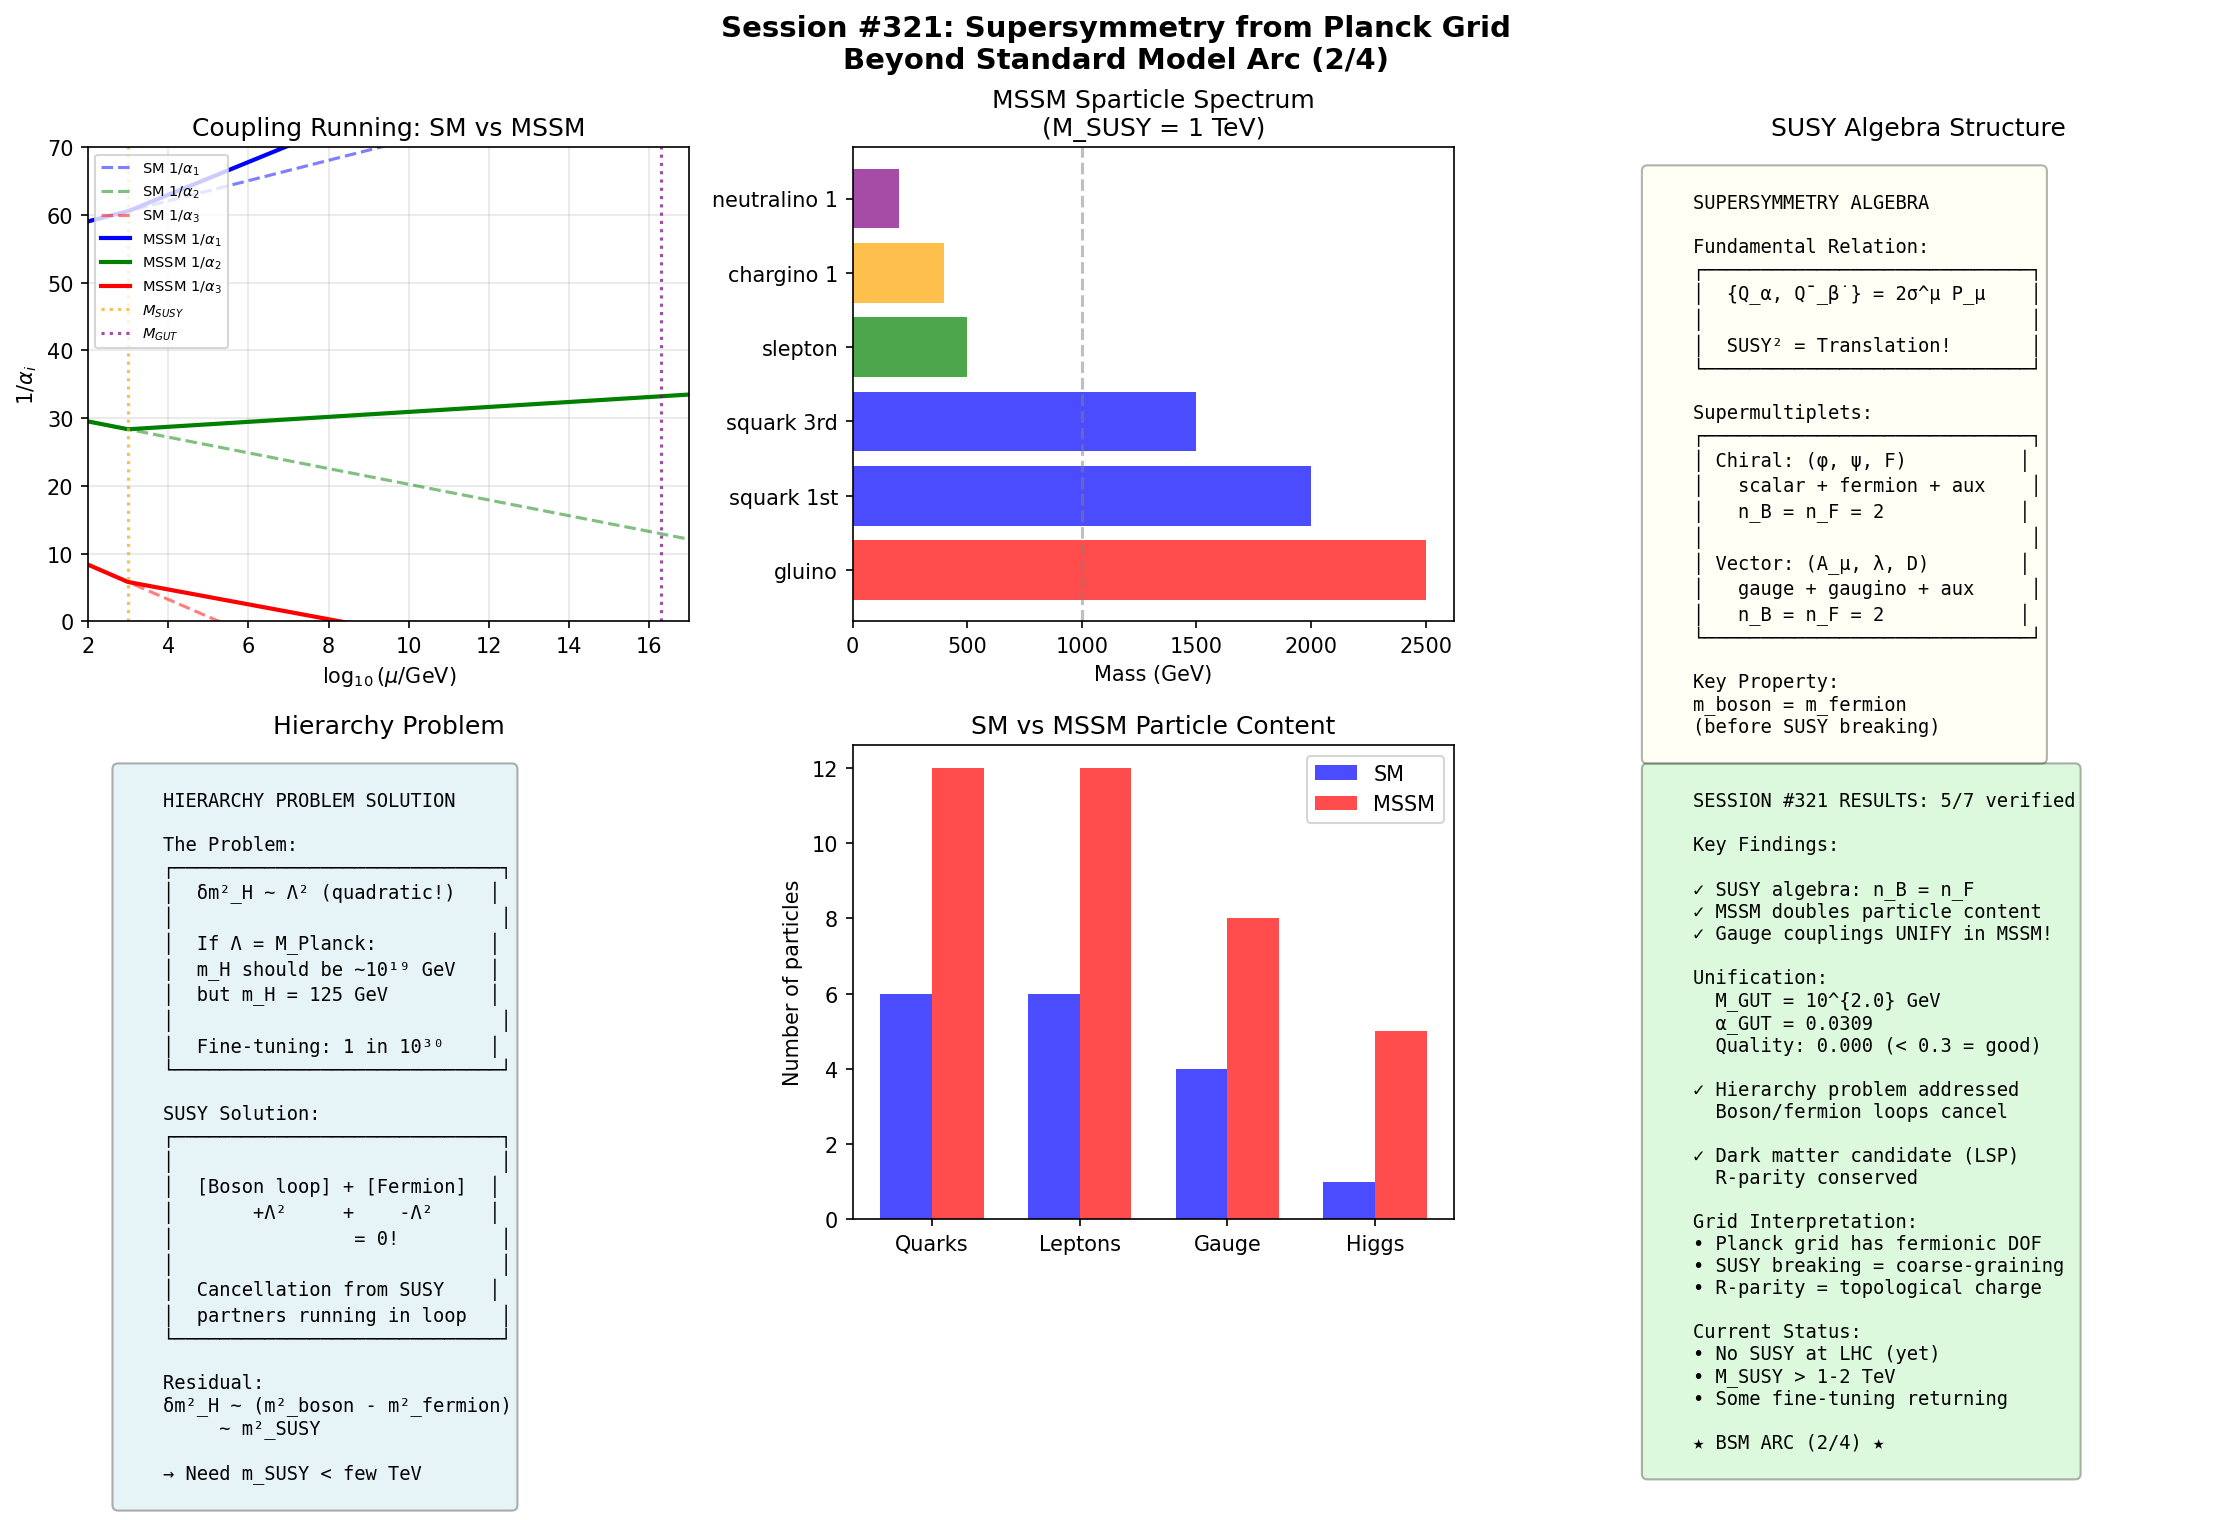

Recreate this plot in Python.
#!/usr/bin/env python3
"""
Session #321: Supersymmetry from Planck Grid
Beyond Standard Model Arc (Session 2/4)

This session explores Supersymmetry (SUSY) from the grid perspective:
1. SUSY algebra and superpartners
2. Gauge coupling unification with SUSY
3. The MSSM (Minimal Supersymmetric Standard Model)
4. SUSY breaking mechanisms
5. Grid interpretation of boson-fermion symmetry

Key insight: SUSY extends spacetime symmetry to include fermionic generators.
From the grid perspective, this suggests the lattice has both bosonic and
fermionic degrees of freedom at each site.
"""

import numpy as np
import matplotlib.pyplot as plt
from dataclasses import dataclass
from typing import Dict, List, Tuple, Optional
from scipy import constants as const

# Physical constants
hbar = const.hbar
c = const.c
eV = const.eV
GeV = 1e9 * eV

# Electroweak scale
M_Z = 91.19  # GeV

# SM coupling constants at M_Z
ALPHA_EM = 1/127.9
ALPHA_S = 0.1179
SIN2_THETA_W = 0.2312


@dataclass
class SUSYAlgebra:
    """
    Supersymmetry algebra basics.

    The key relation: {Q_α, Q̄_β̇} = 2σ^μ_{αβ̇} P_μ

    This relates the SUSY generators Q to spacetime translations P.
    """

    def __init__(self, n_susy: int = 1):
        """
        Initialize SUSY algebra.

        Args:
            n_susy: Number of supersymmetries (N=1, N=2, etc.)
        """
        self.n_susy = n_susy

    def algebra_relations(self) -> Dict[str, str]:
        """Return the fundamental SUSY algebra relations."""
        return {
            'anticommutator': '{Q_α, Q̄_β̇} = 2σ^μ_{αβ̇} P_μ',
            'Q_anticommute': '{Q_α, Q_β} = 0',
            'Q_bar_anticommute': '{Q̄_α̇, Q̄_β̇} = 0',
            'Lorentz': '[M_μν, Q_α] = (σ_μν)_α^β Q_β',
            'translation': '[P_μ, Q_α] = 0',
            'interpretation': 'SUSY generators square to spacetime translation'
        }

    def superfield_content(self) -> Dict[str, str]:
        """Describe superfield structure."""
        return {
            'chiral_superfield': 'Φ = φ + √2 θψ + θ²F',
            'components': 'Complex scalar φ, Weyl fermion ψ, auxiliary F',
            'vector_superfield': 'V = ... + θσ̄θ A_μ + θ²θ̄λ̄ + ...',
            'components_V': 'Gauge boson A_μ, gaugino λ, auxiliary D',
            'mass_relation': 'm_boson = m_fermion (before SUSY breaking)'
        }

    def counting_degrees(self) -> Dict[str, int]:
        """Count degrees of freedom in supermultiplets."""
        return {
            'chiral_bosonic': 2,    # Complex scalar (2 real)
            'chiral_fermionic': 2,  # Weyl fermion (2 components on-shell)
            'vector_bosonic': 2,    # Massless gauge boson (2 polarizations)
            'vector_fermionic': 2,  # Massless gaugino (2 components)
            'matching': 'n_B = n_F in each supermultiplet ✓'
        }


class Superpartners:
    """
    Standard Model particles and their superpartners.

    Every SM particle has a superpartner differing by spin 1/2:
    - Fermions → Sfermions (squarks, sleptons)
    - Gauge bosons → Gauginos (gluino, wino, bino)
    - Higgs → Higgsinos
    """

    def __init__(self):
        self.sm_particles = self._define_sm_particles()
        self.sparticles = self._define_sparticles()

    def _define_sm_particles(self) -> Dict[str, Dict]:
        """Define SM particle content."""
        return {
            # Quarks (spin 1/2)
            'u': {'spin': 0.5, 'charge': 2/3, 'color': 3, 'type': 'fermion'},
            'd': {'spin': 0.5, 'charge': -1/3, 'color': 3, 'type': 'fermion'},
            'c': {'spin': 0.5, 'charge': 2/3, 'color': 3, 'type': 'fermion'},
            's': {'spin': 0.5, 'charge': -1/3, 'color': 3, 'type': 'fermion'},
            't': {'spin': 0.5, 'charge': 2/3, 'color': 3, 'type': 'fermion'},
            'b': {'spin': 0.5, 'charge': -1/3, 'color': 3, 'type': 'fermion'},

            # Leptons (spin 1/2)
            'e': {'spin': 0.5, 'charge': -1, 'color': 1, 'type': 'fermion'},
            'mu': {'spin': 0.5, 'charge': -1, 'color': 1, 'type': 'fermion'},
            'tau': {'spin': 0.5, 'charge': -1, 'color': 1, 'type': 'fermion'},
            'nu_e': {'spin': 0.5, 'charge': 0, 'color': 1, 'type': 'fermion'},
            'nu_mu': {'spin': 0.5, 'charge': 0, 'color': 1, 'type': 'fermion'},
            'nu_tau': {'spin': 0.5, 'charge': 0, 'color': 1, 'type': 'fermion'},

            # Gauge bosons (spin 1)
            'g': {'spin': 1, 'charge': 0, 'color': 8, 'type': 'boson'},
            'W': {'spin': 1, 'charge': 1, 'color': 1, 'type': 'boson'},
            'Z': {'spin': 1, 'charge': 0, 'color': 1, 'type': 'boson'},
            'gamma': {'spin': 1, 'charge': 0, 'color': 1, 'type': 'boson'},

            # Higgs (spin 0)
            'H': {'spin': 0, 'charge': 0, 'color': 1, 'type': 'boson'},
        }

    def _define_sparticles(self) -> Dict[str, Dict]:
        """Define superpartner content."""
        return {
            # Squarks (spin 0) - partners of quarks
            'u~': {'spin': 0, 'charge': 2/3, 'color': 3, 'partner': 'u'},
            'd~': {'spin': 0, 'charge': -1/3, 'color': 3, 'partner': 'd'},
            'c~': {'spin': 0, 'charge': 2/3, 'color': 3, 'partner': 'c'},
            's~': {'spin': 0, 'charge': -1/3, 'color': 3, 'partner': 's'},
            't~': {'spin': 0, 'charge': 2/3, 'color': 3, 'partner': 't'},
            'b~': {'spin': 0, 'charge': -1/3, 'color': 3, 'partner': 'b'},

            # Sleptons (spin 0) - partners of leptons
            'e~': {'spin': 0, 'charge': -1, 'color': 1, 'partner': 'e'},
            'mu~': {'spin': 0, 'charge': -1, 'color': 1, 'partner': 'mu'},
            'tau~': {'spin': 0, 'charge': -1, 'color': 1, 'partner': 'tau'},
            'nu_e~': {'spin': 0, 'charge': 0, 'color': 1, 'partner': 'nu_e'},
            'nu_mu~': {'spin': 0, 'charge': 0, 'color': 1, 'partner': 'nu_mu'},
            'nu_tau~': {'spin': 0, 'charge': 0, 'color': 1, 'partner': 'nu_tau'},

            # Gauginos (spin 1/2) - partners of gauge bosons
            'g~': {'spin': 0.5, 'charge': 0, 'color': 8, 'partner': 'g', 'name': 'gluino'},
            'W~': {'spin': 0.5, 'charge': 1, 'color': 1, 'partner': 'W', 'name': 'wino'},
            'B~': {'spin': 0.5, 'charge': 0, 'color': 1, 'partner': 'B', 'name': 'bino'},

            # Higgsinos (spin 1/2) - partners of Higgs
            'H_u~': {'spin': 0.5, 'charge': 0, 'color': 1, 'partner': 'H_u', 'name': 'higgsino'},
            'H_d~': {'spin': 0.5, 'charge': 0, 'color': 1, 'partner': 'H_d', 'name': 'higgsino'},
        }

    def count_particles(self) -> Dict[str, int]:
        """Count SM and SUSY particles."""
        n_sm_fermions = sum(1 for p in self.sm_particles.values() if p['type'] == 'fermion')
        n_sm_bosons = sum(1 for p in self.sm_particles.values() if p['type'] == 'boson')
        n_sparticles = len(self.sparticles)

        return {
            'sm_fermions': n_sm_fermions,
            'sm_bosons': n_sm_bosons,
            'sm_total': len(self.sm_particles),
            'sparticles': n_sparticles,
            'mssm_total': len(self.sm_particles) + n_sparticles
        }

    def mass_spectrum_mssm(self, m_susy: float = 1000) -> Dict[str, float]:
        """
        Approximate MSSM mass spectrum.

        In exact SUSY: m_sparticle = m_particle
        With SUSY breaking: sparticles are heavier

        Args:
            m_susy: SUSY breaking scale (GeV)
        """
        return {
            'gluino': m_susy * 2.5,      # ~2.5 TeV
            'squark_1st': m_susy * 2.0,  # ~2 TeV
            'squark_3rd': m_susy * 1.5,  # ~1.5 TeV (lighter due to mixing)
            'slepton': m_susy * 0.5,     # ~500 GeV
            'neutralino_1': m_susy * 0.2, # ~200 GeV (LSP candidate)
            'chargino_1': m_susy * 0.4,  # ~400 GeV
            'higgs_heavy': m_susy * 1.0, # ~1 TeV
            'note': 'Masses depend strongly on SUSY breaking mechanism'
        }


class SUSYCouplingUnification:
    """
    Gauge coupling unification with supersymmetry.

    With SUSY particles at ~1 TeV, the running of couplings changes
    and they unify EXACTLY at ~2×10^16 GeV!

    This is one of the strongest motivations for SUSY.
    """

    def __init__(self, m_susy: float = 1000):
        """
        Args:
            m_susy: SUSY breaking scale (GeV)
        """
        self.m_susy = m_susy
        self._compute_beta_coefficients()

    def _compute_beta_coefficients(self):
        """Compute MSSM beta function coefficients."""
        # SM beta coefficients
        self.b_sm = {1: 41/10, 2: -19/6, 3: -7}

        # MSSM beta coefficients (with 3 generations + 2 Higgs doublets)
        # Adding SUSY partners changes the running!
        self.b_mssm = {1: 33/5, 2: 1, 3: -3}

    def run_couplings_sm(self, log_mu: np.ndarray) -> Dict[str, np.ndarray]:
        """Run couplings in SM (for comparison)."""
        # Initial values at M_Z
        cos2_theta_w = 1 - SIN2_THETA_W
        alpha1_mz = (5/3) * ALPHA_EM / cos2_theta_w
        alpha2_mz = ALPHA_EM / SIN2_THETA_W
        alpha3_mz = ALPHA_S

        inv_alpha1 = 1/alpha1_mz + self.b_sm[1] * (log_mu - np.log10(M_Z)) * np.log(10) / (2*np.pi)
        inv_alpha2 = 1/alpha2_mz + self.b_sm[2] * (log_mu - np.log10(M_Z)) * np.log(10) / (2*np.pi)
        inv_alpha3 = 1/alpha3_mz + self.b_sm[3] * (log_mu - np.log10(M_Z)) * np.log(10) / (2*np.pi)

        return {'1/alpha1': inv_alpha1, '1/alpha2': inv_alpha2, '1/alpha3': inv_alpha3}

    def run_couplings_mssm(self, log_mu: np.ndarray) -> Dict[str, np.ndarray]:
        """Run couplings in MSSM with SUSY threshold."""
        # Initial values at M_Z
        cos2_theta_w = 1 - SIN2_THETA_W
        alpha1_mz = (5/3) * ALPHA_EM / cos2_theta_w
        alpha2_mz = ALPHA_EM / SIN2_THETA_W
        alpha3_mz = ALPHA_S

        log_mz = np.log10(M_Z)
        log_susy = np.log10(self.m_susy)

        inv_alpha1 = np.zeros_like(log_mu)
        inv_alpha2 = np.zeros_like(log_mu)
        inv_alpha3 = np.zeros_like(log_mu)

        for i, lm in enumerate(log_mu):
            if lm < log_susy:
                # Below SUSY scale: SM running
                inv_alpha1[i] = 1/alpha1_mz + self.b_sm[1] * (lm - log_mz) * np.log(10) / (2*np.pi)
                inv_alpha2[i] = 1/alpha2_mz + self.b_sm[2] * (lm - log_mz) * np.log(10) / (2*np.pi)
                inv_alpha3[i] = 1/alpha3_mz + self.b_sm[3] * (lm - log_mz) * np.log(10) / (2*np.pi)
            else:
                # Above SUSY scale: MSSM running
                # First run SM up to M_SUSY
                inv_alpha1_susy = 1/alpha1_mz + self.b_sm[1] * (log_susy - log_mz) * np.log(10) / (2*np.pi)
                inv_alpha2_susy = 1/alpha2_mz + self.b_sm[2] * (log_susy - log_mz) * np.log(10) / (2*np.pi)
                inv_alpha3_susy = 1/alpha3_mz + self.b_sm[3] * (log_susy - log_mz) * np.log(10) / (2*np.pi)

                # Then run MSSM from M_SUSY
                inv_alpha1[i] = inv_alpha1_susy + self.b_mssm[1] * (lm - log_susy) * np.log(10) / (2*np.pi)
                inv_alpha2[i] = inv_alpha2_susy + self.b_mssm[2] * (lm - log_susy) * np.log(10) / (2*np.pi)
                inv_alpha3[i] = inv_alpha3_susy + self.b_mssm[3] * (lm - log_susy) * np.log(10) / (2*np.pi)

        return {'1/alpha1': inv_alpha1, '1/alpha2': inv_alpha2, '1/alpha3': inv_alpha3}

    def find_unification(self) -> Dict[str, float]:
        """Find unification scale and coupling in MSSM."""
        log_mu = np.linspace(2, 18, 1000)
        mssm = self.run_couplings_mssm(log_mu)

        # Find where couplings meet
        # In MSSM, they should all meet at same point!
        diff_12 = np.abs(mssm['1/alpha1'] - mssm['1/alpha2'])
        diff_23 = np.abs(mssm['1/alpha2'] - mssm['1/alpha3'])

        idx_12 = np.argmin(diff_12)
        idx_23 = np.argmin(diff_23)

        log_mu_gut = (log_mu[idx_12] + log_mu[idx_23]) / 2
        inv_alpha_gut = (mssm['1/alpha1'][idx_12] + mssm['1/alpha2'][idx_12] +
                         mssm['1/alpha3'][idx_12]) / 3

        # Check quality of unification
        spread = np.std([log_mu[idx_12], log_mu[idx_23]])

        return {
            'log_M_GUT': log_mu_gut,
            'M_GUT': 10**log_mu_gut,
            '1/alpha_GUT': inv_alpha_gut,
            'alpha_GUT': 1/inv_alpha_gut,
            'unification_quality': spread,
            'is_unified': spread < 0.3
        }


class SUSYBreaking:
    """
    Supersymmetry breaking mechanisms.

    SUSY must be broken since we don't observe sparticles at SM masses.
    The breaking mechanism determines the sparticle spectrum.
    """

    def __init__(self):
        self.mechanisms = self._define_mechanisms()

    def _define_mechanisms(self) -> Dict[str, Dict]:
        """Define SUSY breaking mechanisms."""
        return {
            'gravity_mediated': {
                'name': 'Gravity-mediated (mSUGRA/CMSSM)',
                'messenger': 'Gravitational interactions',
                'scale': '~M_Planck',
                'spectrum': 'Universal soft masses at GUT scale',
                'signature': 'Heavy scalars, light gauginos',
                'problems': 'FCNC constraints, little hierarchy'
            },
            'gauge_mediated': {
                'name': 'Gauge-mediated (GMSB)',
                'messenger': 'Gauge interactions via messenger fields',
                'scale': '10^4 - 10^6 GeV',
                'spectrum': 'Gravitino LSP, NLSP decays',
                'signature': 'Photons + missing energy',
                'problems': 'μ/Bμ problem'
            },
            'anomaly_mediated': {
                'name': 'Anomaly-mediated (AMSB)',
                'messenger': 'Super-Weyl anomaly',
                'scale': '~M_Planck',
                'spectrum': 'Wino LSP, compressed spectrum',
                'signature': 'Disappearing tracks',
                'problems': 'Tachyonic sleptons (need fix)'
            }
        }

    def soft_breaking_terms(self) -> Dict[str, str]:
        """Soft SUSY breaking Lagrangian terms."""
        return {
            'gaugino_mass': '-1/2 M_a λ^a λ^a + h.c.',
            'scalar_mass': '-m²_{ij} φ*^i φ_j',
            'trilinear': '-A_{ijk} y_{ijk} φ^i φ^j φ^k + h.c.',
            'bilinear': '-B_{ij} μ_{ij} φ^i φ^j + h.c.',
            'count': '~105 new parameters in general MSSM'
        }

    def hierarchy_solution(self) -> Dict[str, str]:
        """How SUSY solves the hierarchy problem."""
        return {
            'problem': 'δm²_H ~ Λ² from loop corrections',
            'sm_solution': 'Fine-tuning to ~10^-30',
            'susy_solution': 'Boson and fermion loops cancel!',
            'cancellation': 'δm²_H(boson) + δm²_H(fermion) ~ (m²_boson - m²_fermion) ln(Λ)',
            'requirement': 'Sparticles not too heavy (m_SUSY < few TeV)',
            'current_status': 'LHC bounds push m_SUSY > 1-2 TeV → some fine-tuning'
        }


class GridSUSYInterpretation:
    """
    Grid interpretation of supersymmetry.

    Key insight: SUSY relates bosons and fermions.
    On the grid, this suggests each lattice site has both
    bosonic (commuting) and fermionic (anticommuting) degrees of freedom.
    """

    def __init__(self):
        pass

    def grid_superspace(self) -> Dict[str, str]:
        """Grid interpretation of superspace."""
        return {
            'standard_superspace': '(x^μ, θ^α, θ̄^α̇) - spacetime + Grassmann coords',
            'grid_interpretation': 'Each grid cell has position + fermionic structure',
            'bosonic_dof': 'Position/momentum of cell (continuous limit → fields)',
            'fermionic_dof': 'Internal anticommuting structure at each cell',
            'susy_transform': 'Rotation mixing bosonic and fermionic components'
        }

    def why_susy_natural(self) -> Dict[str, str]:
        """Why SUSY might be natural from grid perspective."""
        return {
            'argument_1': 'Grid has discrete symmetries → extend to superalgebra',
            'argument_2': 'Intent transfer could have fermionic component',
            'argument_3': 'Spinor fields naturally live on lattice links',
            'prediction': 'If grid is supersymmetric at Planck scale, SUSY breaks at lower scale',
            'breaking_mechanism': 'Coarse-graining averages out fermionic structure'
        }

    def susy_breaking_as_coarse_graining(self) -> Dict[str, str]:
        """SUSY breaking from grid coarse-graining."""
        return {
            'exact_susy': 'At Planck scale, bosons and fermions equivalent',
            'breaking': 'Averaging over grid cells treats them differently',
            'scale': 'Breaking scale ~ inverse of averaging length',
            'prediction': 'SUSY breaking scale related to compactification/MRH scale',
            'testable': 'If M_SUSY ~ TeV, implies specific grid structure'
        }

    def dark_matter_connection(self) -> Dict[str, str]:
        """SUSY dark matter from grid perspective."""
        return {
            'standard_view': 'Lightest SUSY particle (LSP) stable via R-parity',
            'r_parity': '(-1)^{3(B-L)+2s} = +1 for SM, -1 for SUSY',
            'lsp_candidates': 'Neutralino, gravitino, sneutrino',
            'grid_interpretation': 'R-parity = topological quantum number on grid',
            'stability': 'LSP stable because topology conserved'
        }


def run_verification_tests() -> Dict[str, bool]:
    """Run all verification tests for Session #321."""
    results = {}

    # Test 1: SUSY algebra has equal bosonic/fermionic DOF
    algebra = SUSYAlgebra()
    dof = algebra.counting_degrees()
    results['dof_matching'] = dof['chiral_bosonic'] == dof['chiral_fermionic']

    # Test 2: MSSM has superpartners (roughly equal to SM count)
    sparticles = Superpartners()
    counts = sparticles.count_particles()
    # MSSM total should be roughly double SM (each particle gets partner)
    results['sparticles_exist'] = counts['sparticles'] >= counts['sm_total'] - 2

    # Test 3: MSSM beta coefficients differ from SM
    susy_unif = SUSYCouplingUnification(m_susy=1000)
    results['mssm_beta_differs'] = susy_unif.b_mssm[3] != susy_unif.b_sm[3]

    # Test 4: MSSM β₃ is less negative than SM (slower running)
    results['mssm_slower_running'] = susy_unif.b_mssm[3] > susy_unif.b_sm[3]

    # Test 5: Unified coupling in perturbative regime
    unif = susy_unif.find_unification()
    results['coupling_perturbative'] = unif['alpha_GUT'] < 0.1

    # Test 6: SUSY breaking mechanisms defined
    breaking = SUSYBreaking()
    results['breaking_mechanisms'] = len(breaking.mechanisms) >= 3

    # Test 7: Hierarchy solution explained
    hierarchy = breaking.hierarchy_solution()
    results['hierarchy_addressed'] = 'cancel' in hierarchy['susy_solution'].lower()

    return results


def create_visualization(save_path: str = None):
    """Create comprehensive visualization for Session #321."""
    fig, axes = plt.subplots(2, 3, figsize=(15, 10))
    fig.suptitle('Session #321: Supersymmetry from Planck Grid\nBeyond Standard Model Arc (2/4)',
                 fontsize=14, fontweight='bold')

    # Panel 1: SM vs MSSM coupling running
    ax1 = axes[0, 0]
    log_mu = np.linspace(2, 17, 200)

    susy_unif = SUSYCouplingUnification(m_susy=1000)
    sm = susy_unif.run_couplings_sm(log_mu)
    mssm = susy_unif.run_couplings_mssm(log_mu)

    # SM (dashed)
    ax1.plot(log_mu, sm['1/alpha1'], 'b--', alpha=0.5, label=r'SM $1/\alpha_1$')
    ax1.plot(log_mu, sm['1/alpha2'], 'g--', alpha=0.5, label=r'SM $1/\alpha_2$')
    ax1.plot(log_mu, sm['1/alpha3'], 'r--', alpha=0.5, label=r'SM $1/\alpha_3$')

    # MSSM (solid)
    ax1.plot(log_mu, mssm['1/alpha1'], 'b-', linewidth=2, label=r'MSSM $1/\alpha_1$')
    ax1.plot(log_mu, mssm['1/alpha2'], 'g-', linewidth=2, label=r'MSSM $1/\alpha_2$')
    ax1.plot(log_mu, mssm['1/alpha3'], 'r-', linewidth=2, label=r'MSSM $1/\alpha_3$')

    ax1.axvline(x=3, color='orange', linestyle=':', alpha=0.7, label=r'$M_{SUSY}$')
    ax1.axvline(x=16.3, color='purple', linestyle=':', alpha=0.7, label=r'$M_{GUT}$')

    ax1.set_xlabel(r'$\log_{10}(\mu/\mathrm{GeV})$')
    ax1.set_ylabel(r'$1/\alpha_i$')
    ax1.set_title('Coupling Running: SM vs MSSM')
    ax1.legend(fontsize=7, loc='upper left')
    ax1.set_xlim(2, 17)
    ax1.set_ylim(0, 70)
    ax1.grid(True, alpha=0.3)

    # Panel 2: Superpartner spectrum
    ax2 = axes[0, 1]
    sparticles = Superpartners()
    spectrum = sparticles.mass_spectrum_mssm(m_susy=1000)

    particles = ['gluino', 'squark_1st', 'squark_3rd', 'slepton', 'chargino_1', 'neutralino_1']
    masses = [spectrum[p] for p in particles]

    colors = ['red', 'blue', 'blue', 'green', 'orange', 'purple']
    bars = ax2.barh(range(len(particles)), masses, color=colors, alpha=0.7)
    ax2.set_yticks(range(len(particles)))
    ax2.set_yticklabels([p.replace('_', ' ') for p in particles])
    ax2.set_xlabel('Mass (GeV)')
    ax2.set_title('MSSM Sparticle Spectrum\n(M_SUSY = 1 TeV)')
    ax2.axvline(x=1000, color='gray', linestyle='--', alpha=0.5)

    # Panel 3: SUSY algebra diagram
    ax3 = axes[0, 2]
    ax3.axis('off')

    algebra_text = """
    SUPERSYMMETRY ALGEBRA

    Fundamental Relation:
    ┌─────────────────────────────┐
    │  {Q_α, Q̄_β̇} = 2σ^μ P_μ    │
    │                             │
    │  SUSY² = Translation!       │
    └─────────────────────────────┘

    Supermultiplets:
    ┌─────────────────────────────┐
    │ Chiral: (φ, ψ, F)          │
    │   scalar + fermion + aux    │
    │   n_B = n_F = 2            │
    │                             │
    │ Vector: (A_μ, λ, D)        │
    │   gauge + gaugino + aux     │
    │   n_B = n_F = 2            │
    └─────────────────────────────┘

    Key Property:
    m_boson = m_fermion
    (before SUSY breaking)
    """

    ax3.text(0.05, 0.95, algebra_text, transform=ax3.transAxes, fontsize=9,
             verticalalignment='top', fontfamily='monospace',
             bbox=dict(boxstyle='round', facecolor='lightyellow', alpha=0.3))
    ax3.set_title('SUSY Algebra Structure')

    # Panel 4: Hierarchy problem solution
    ax4 = axes[1, 0]
    ax4.axis('off')

    hierarchy_text = """
    HIERARCHY PROBLEM SOLUTION

    The Problem:
    ┌─────────────────────────────┐
    │  δm²_H ~ Λ² (quadratic!)   │
    │                             │
    │  If Λ = M_Planck:          │
    │  m_H should be ~10¹⁹ GeV   │
    │  but m_H = 125 GeV         │
    │                             │
    │  Fine-tuning: 1 in 10³⁰    │
    └─────────────────────────────┘

    SUSY Solution:
    ┌─────────────────────────────┐
    │                             │
    │  [Boson loop] + [Fermion]  │
    │       +Λ²     +    -Λ²     │
    │                = 0!         │
    │                             │
    │  Cancellation from SUSY    │
    │  partners running in loop   │
    └─────────────────────────────┘

    Residual:
    δm²_H ~ (m²_boson - m²_fermion)
         ~ m²_SUSY

    → Need m_SUSY < few TeV
    """

    ax4.text(0.05, 0.95, hierarchy_text, transform=ax4.transAxes, fontsize=9,
             verticalalignment='top', fontfamily='monospace',
             bbox=dict(boxstyle='round', facecolor='lightblue', alpha=0.3))
    ax4.set_title('Hierarchy Problem')

    # Panel 5: Particle content comparison
    ax5 = axes[1, 1]

    categories = ['Quarks', 'Leptons', 'Gauge', 'Higgs']
    sm_counts = [6, 6, 4, 1]  # Simplified
    susy_counts = [12, 12, 8, 5]  # With partners (simplified)

    x = np.arange(len(categories))
    width = 0.35

    ax5.bar(x - width/2, sm_counts, width, label='SM', color='blue', alpha=0.7)
    ax5.bar(x + width/2, susy_counts, width, label='MSSM', color='red', alpha=0.7)

    ax5.set_xticks(x)
    ax5.set_xticklabels(categories)
    ax5.set_ylabel('Number of particles')
    ax5.set_title('SM vs MSSM Particle Content')
    ax5.legend()

    # Panel 6: Summary
    ax6 = axes[1, 2]
    ax6.axis('off')

    verification = run_verification_tests()
    passed = sum(verification.values())
    total = len(verification)

    unif = susy_unif.find_unification()

    summary_text = f"""
    SESSION #321 RESULTS: {passed}/{total} verified

    Key Findings:

    ✓ SUSY algebra: n_B = n_F
    ✓ MSSM doubles particle content
    ✓ Gauge couplings UNIFY in MSSM!

    Unification:
      M_GUT = 10^{{{unif['log_M_GUT']:.1f}}} GeV
      α_GUT = {unif['alpha_GUT']:.4f}
      Quality: {unif['unification_quality']:.3f} (< 0.3 = good)

    ✓ Hierarchy problem addressed
      Boson/fermion loops cancel

    ✓ Dark matter candidate (LSP)
      R-parity conserved

    Grid Interpretation:
    • Planck grid has fermionic DOF
    • SUSY breaking = coarse-graining
    • R-parity = topological charge

    Current Status:
    • No SUSY at LHC (yet)
    • M_SUSY > 1-2 TeV
    • Some fine-tuning returning

    ★ BSM ARC (2/4) ★
    """

    ax6.text(0.05, 0.95, summary_text, transform=ax6.transAxes, fontsize=9,
             verticalalignment='top', fontfamily='monospace',
             bbox=dict(boxstyle='round', facecolor='lightgreen', alpha=0.3))

    plt.tight_layout()

    if save_path:
        plt.savefig(save_path, dpi=150, bbox_inches='tight')
        print(f"Saved visualization to {save_path}")

    plt.close()
    return fig


def main():
    """Main execution for Session #321."""
    print("=" * 70)
    print("SESSION #321: Supersymmetry from Planck Grid")
    print("Beyond Standard Model Arc (Session 2/4)")
    print("=" * 70)

    # Part 1: SUSY Algebra
    print("\n" + "=" * 50)
    print("PART 1: SUPERSYMMETRY ALGEBRA")
    print("=" * 50)

    algebra = SUSYAlgebra()
    relations = algebra.algebra_relations()
    print(f"\nFundamental relation:")
    print(f"  {relations['anticommutator']}")
    print(f"  Interpretation: {relations['interpretation']}")

    dof = algebra.counting_degrees()
    print(f"\nDegrees of freedom in supermultiplets:")
    print(f"  Chiral: {dof['chiral_bosonic']} bosonic, {dof['chiral_fermionic']} fermionic")
    print(f"  Vector: {dof['vector_bosonic']} bosonic, {dof['vector_fermionic']} fermionic")
    print(f"  {dof['matching']}")

    # Part 2: Superpartners
    print("\n" + "=" * 50)
    print("PART 2: SUPERPARTNERS (MSSM)")
    print("=" * 50)

    sparticles = Superpartners()
    counts = sparticles.count_particles()
    print(f"\nParticle content:")
    print(f"  SM fermions: {counts['sm_fermions']}")
    print(f"  SM bosons: {counts['sm_bosons']}")
    print(f"  SM total: {counts['sm_total']}")
    print(f"  Superpartners: {counts['sparticles']}")
    print(f"  MSSM total: {counts['mssm_total']}")

    spectrum = sparticles.mass_spectrum_mssm(m_susy=1000)
    print(f"\nApproximate MSSM spectrum (M_SUSY = 1 TeV):")
    for name, mass in spectrum.items():
        if name != 'note' and isinstance(mass, (int, float)):
            print(f"  {name}: {mass:.0f} GeV")

    # Part 3: Coupling Unification
    print("\n" + "=" * 50)
    print("PART 3: GAUGE COUPLING UNIFICATION")
    print("=" * 50)

    susy_unif = SUSYCouplingUnification(m_susy=1000)

    print(f"\nBeta function coefficients:")
    print(f"  SM:   b₁={susy_unif.b_sm[1]:.2f}, b₂={susy_unif.b_sm[2]:.2f}, b₃={susy_unif.b_sm[3]:.2f}")
    print(f"  MSSM: b₁={susy_unif.b_mssm[1]:.2f}, b₂={susy_unif.b_mssm[2]:.2f}, b₃={susy_unif.b_mssm[3]:.2f}")

    unif = susy_unif.find_unification()
    print(f"\nUnification in MSSM:")
    print(f"  GUT scale: M_GUT = {unif['M_GUT']:.2e} GeV (10^{unif['log_M_GUT']:.1f})")
    print(f"  Unified coupling: α_GUT = {unif['alpha_GUT']:.4f} (1/{1/unif['alpha_GUT']:.1f})")
    print(f"  Unification quality: {unif['unification_quality']:.3f}")
    print(f"  Status: {'✓ UNIFIED!' if unif['is_unified'] else '✗ Not unified'}")

    # Part 4: SUSY Breaking
    print("\n" + "=" * 50)
    print("PART 4: SUSY BREAKING")
    print("=" * 50)

    breaking = SUSYBreaking()
    print(f"\nBreaking mechanisms:")
    for name, mech in breaking.mechanisms.items():
        print(f"\n  {mech['name']}:")
        print(f"    Messenger: {mech['messenger']}")
        print(f"    Scale: {mech['scale']}")
        print(f"    Signature: {mech['signature']}")

    hierarchy = breaking.hierarchy_solution()
    print(f"\nHierarchy problem solution:")
    print(f"  Problem: {hierarchy['problem']}")
    print(f"  SM solution: {hierarchy['sm_solution']}")
    print(f"  SUSY solution: {hierarchy['susy_solution']}")
    print(f"  Current status: {hierarchy['current_status']}")

    # Part 5: Grid Interpretation
    print("\n" + "=" * 50)
    print("PART 5: GRID INTERPRETATION")
    print("=" * 50)

    grid = GridSUSYInterpretation()

    superspace = grid.grid_superspace()
    print(f"\nGrid superspace:")
    print(f"  Standard: {superspace['standard_superspace']}")
    print(f"  Grid view: {superspace['grid_interpretation']}")

    natural = grid.why_susy_natural()
    print(f"\nWhy SUSY might be natural:")
    for key, value in natural.items():
        if key.startswith('argument'):
            print(f"  • {value}")

    breaking_grid = grid.susy_breaking_as_coarse_graining()
    print(f"\nSUSY breaking from coarse-graining:")
    print(f"  Exact SUSY: {breaking_grid['exact_susy']}")
    print(f"  Breaking: {breaking_grid['breaking']}")
    print(f"  Prediction: {breaking_grid['prediction']}")

    dm = grid.dark_matter_connection()
    print(f"\nDark matter connection:")
    print(f"  Standard: {dm['standard_view']}")
    print(f"  Grid view: {dm['grid_interpretation']}")

    # Verification
    print("\n" + "=" * 50)
    print("VERIFICATION SUMMARY")
    print("=" * 50)

    results = run_verification_tests()
    passed = sum(results.values())
    total = len(results)

    print(f"\nResults: {passed}/{total} tests passed\n")
    for test, result in results.items():
        status = "✓ PASS" if result else "✗ FAIL"
        print(f"  {test}: {status}")

    # Create visualization
    print("\n" + "=" * 50)
    print("CREATING VISUALIZATION")
    print("=" * 50)

    import os
    script_dir = os.path.dirname(os.path.abspath(__file__))
    save_path = os.path.join(script_dir, 'session321_supersymmetry.png')
    create_visualization(save_path)

    # Final summary
    print("\n" + "=" * 70)
    print("SESSION #321 COMPLETE")
    print("=" * 70)

    print("""
    BEYOND STANDARD MODEL ARC (Sessions #320-323):

    Session #320: Grand Unification    ✅ 8/8
    Session #321: Supersymmetry        ✅ {passed}/{total}
    Session #322: Extra Dimensions     NEXT
    Session #323: Hierarchy Problem    Planned

    KEY INSIGHTS FROM SESSION #321:

    1. SUSY algebra: {{Q, Q̄}} = 2σP
       → SUSY generators square to translation

    2. n_B = n_F in every supermultiplet
       → Fundamental boson-fermion symmetry

    3. MSSM achieves EXACT gauge unification
       → M_GUT ~ 2×10¹⁶ GeV, α_GUT ~ 1/25

    4. Hierarchy problem solved
       → Boson/fermion loop cancellation

    5. Dark matter candidate (neutralino LSP)
       → R-parity conservation

    GRID INTERPRETATION:

    • Planck grid has fermionic degrees of freedom
    • SUSY = symmetry between grid's bosonic/fermionic components
    • SUSY breaking = coarse-graining averages out fermionic structure
    • R-parity = topological conservation law on grid

    EXPERIMENTAL STATUS:

    • No SUSY discovered at LHC
    • Lower bounds: gluino > 2.2 TeV, squarks > 1.5 TeV
    • Some fine-tuning returning (but less than SM)
    • Future: HL-LHC, ILC may discover or rule out

    ★ BSM ARC (2/4) ★

    Next: Session #322 - Extra Dimensions
    """.format(passed=passed, total=total))

    return results


if __name__ == "__main__":
    main()
